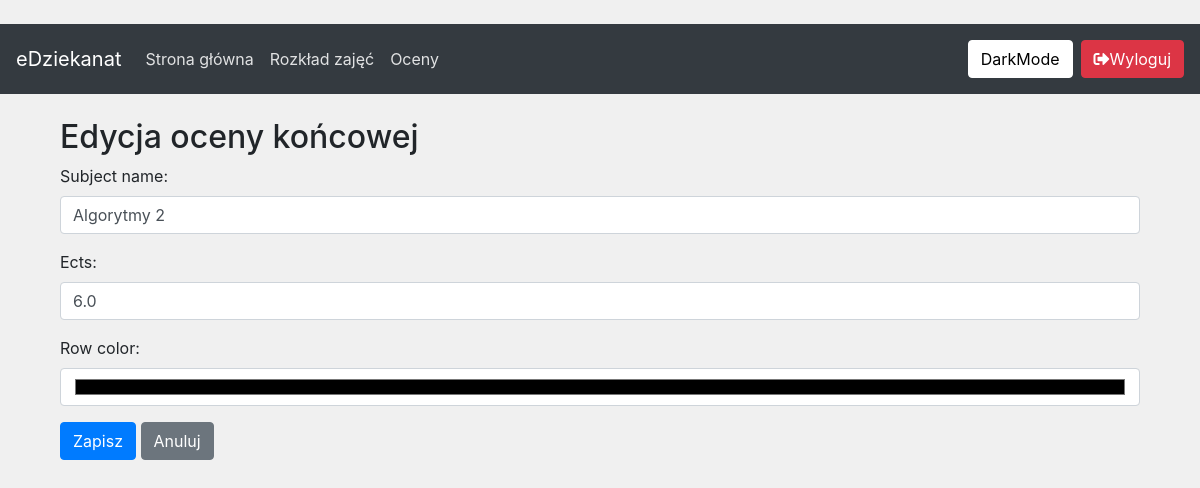
Screenshot of /grades/edit_final/1/ (signed in) with the database file from the repository.
### grades/models.py (models this page shows, shortened)
class FinalGrade(models.Model):
    user = models.ForeignKey(CustomUser, on_delete=models.CASCADE)
    subject_name = models.CharField(max_length=200)
    ects = models.FloatField(help_text="Podaj ECTS przedmiotu przy tworzeniu pierwszej oceny cząstkowej")
    final_value = models.CharField(
        max_length=10,
        choices=GRADE_CHOICES,
        blank=True,
        help_text="Wartość wyliczana na podstawie ocen cząstkowych"
    )
    row_color = models.CharField(
        max_length=20,
        default='',
        help_text="Kolor wiersza w formacie hex (np. #ffffff)",
        blank=True,
        null=True
    )

### grades/views.py (the view)
# urls.py: path('grades/edit_final/<int:final_grade_id>/', views.edit_final_grade, name='edit_final_grade'),
@login_required
def edit_final_grade(request, final_grade_id):
    if not request.user.is_superuser:
        return HttpResponseForbidden("Brak uprawnień do modyfikacji ocen")
    final_grade = get_object_or_404(FinalGrade, id=final_grade_id, user=request.user)
    if request.method == 'POST':
        form = FinalGradeEditForm(request.POST, instance=final_grade, user=request.user)
        if form.is_valid():
            form.save()
            return redirect('grades')
    else:
        form = FinalGradeEditForm(instance=final_grade, user=request.user)
    return render(request, 'edit_final_grade.html', {'form': form, 'final_grade': final_grade})

### grades/forms.py (shortened to what this page needs)
class FinalGradeEditForm(forms.ModelForm):
    partial_grades = forms.ModelMultipleChoiceField(
        queryset=PartialGrade.objects.none(),
        required=False,
        widget=CheckboxSelectMultiple,
        label="Przypisane oceny cząstkowe"
    )
    class Meta:
        model = FinalGrade
        fields = ['subject_name', 'ects', 'row_color']
        widgets = {
            'subject_name': forms.TextInput(attrs={'class': 'form-control'}),
            'ects': forms.NumberInput(attrs={'class': 'form-control'}),
            'row_color': forms.TextInput(attrs={'type': 'color', 'class': 'form-control'}),
        }
    def __init__(self, *args, **kwargs):
        user = kwargs.pop('user', None)
        super(FinalGradeEditForm, self).__init__(*args, **kwargs)
        if user:
            self.fields['partial_grades'].queryset = PartialGrade.objects.filter(final_grade__user=user)
        if self.instance.pk:
            self.fields['partial_grades'].initial = self.instance.partialgrade_set.all()

### templates/edit_final_grade.html (shortened to what this page needs)
﻿{% extends 'base.html' %}
{% block content %}
<div class="container mt-4">
    <h2>Edycja oceny końcowej</h2>
    <form method="post">
        <div class="mb-3">
            {{ form.subject_name.label_tag }}<br>
            {{ form.subject_name }}
        </div>
        <div class="mb-3">
            {{ form.ects.label_tag }}<br>
            {{ form.ects }}
        </div>
        <div class="mb-3">
            {{ form.row_color.label_tag }}<br>
            {{ form.row_color }}
        </div>
         <div class="form-group">
            <button type="submit" class="btn btn-primary">Zapisz</button>
            <a href="{% url 'grades' %}" class="btn btn-secondary">Anuluj</a>
        </div>
    </form>
</div>
{% endblock %}

### static/css/custom.css (style rules this page uses)
body.light-theme { background-color: #f0f0f0; color: #212529; }
.container { margin-top: 20px; }

### rows the page displays
FinalGrade: subject_name "Algorytmy 2", ects "6.0", row_color "#000000"
